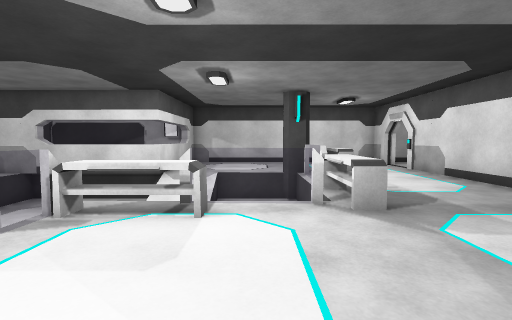
View 1 (above)

18 first-person views from a walk through a 3-D level made in the Unity game engine. The camera is 1.2 m above the floor, tilts 4° down and sees 85° across. The floor is counted in squares, 1 m on a side. Each view is taken from the middle of a square. On the plan, view 1 faces up. The plan holds only what a view shows up to about 13 squares ahead; the rest is blank. The place goes on beyond the plan. The player is left out. Some animated figures are not drawn.

View 2
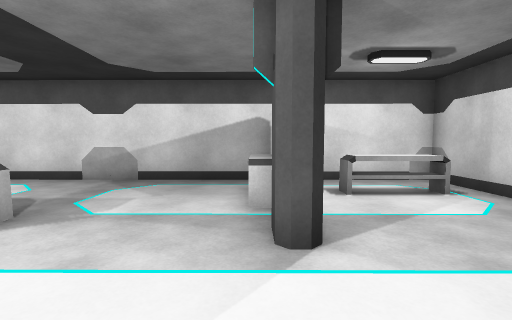

View 3
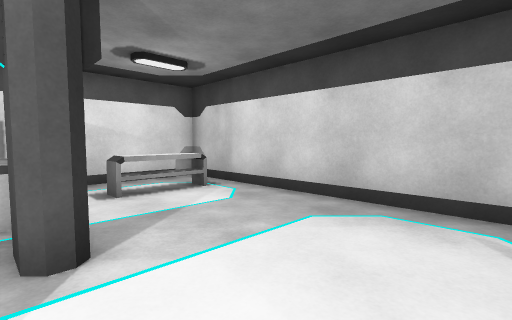

View 4
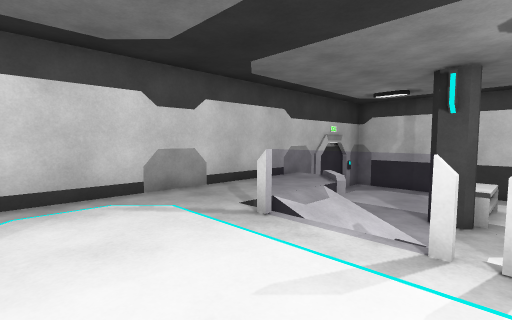

View 5
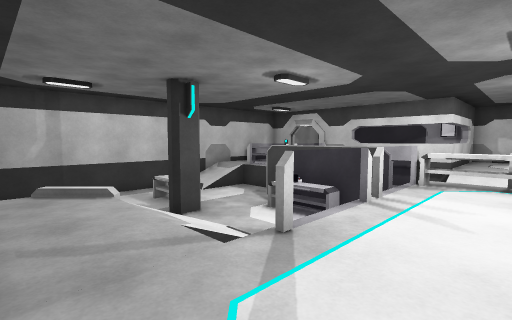

View 6
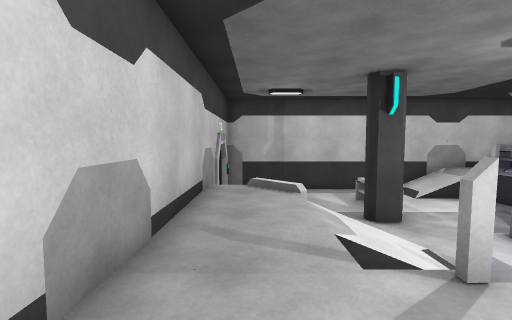

View 7
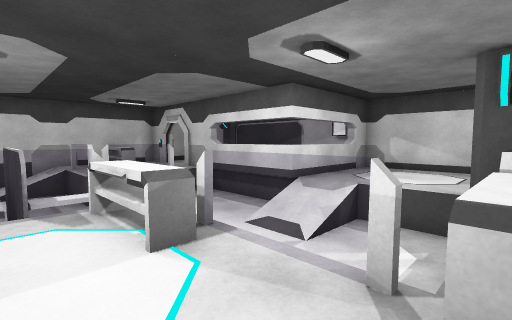

View 8
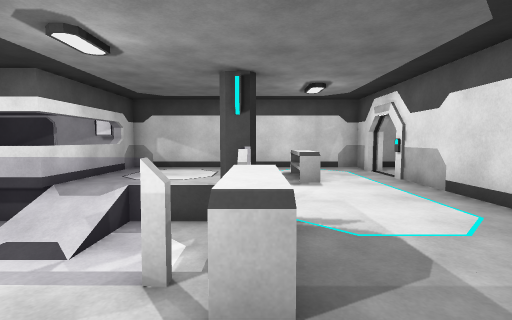

View 9
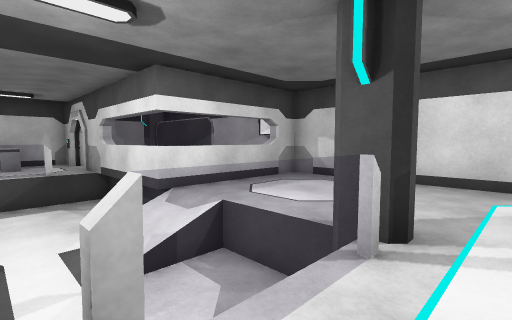

View 10
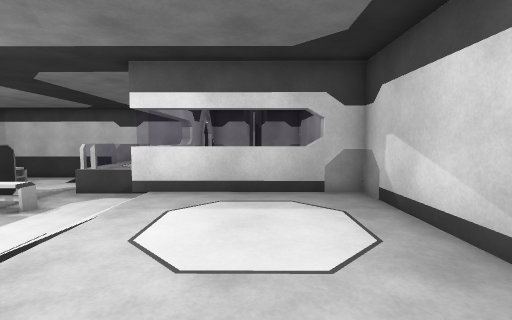

View 11
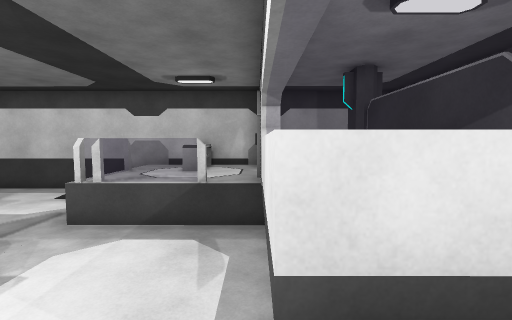

View 12
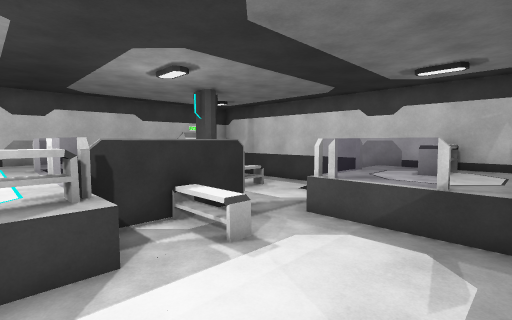

View 13
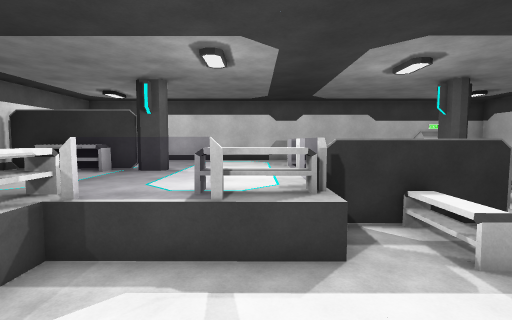

View 14
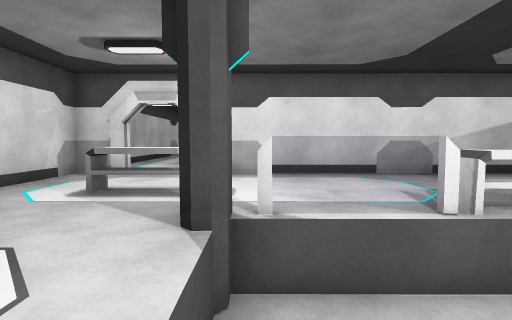

View 15
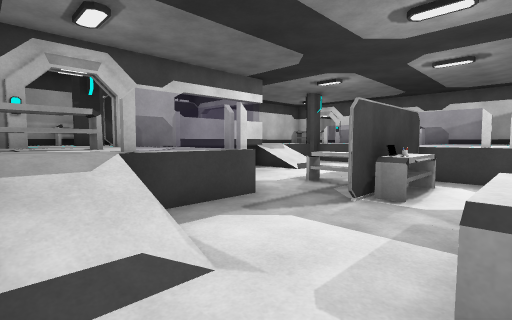

View 16
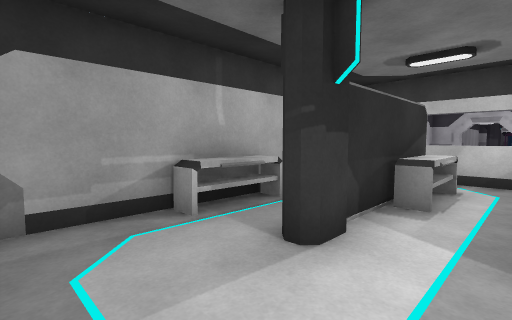

View 17
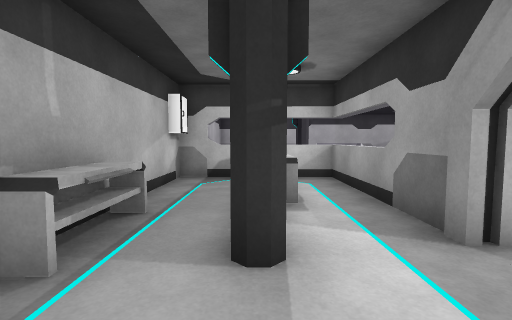

View 18
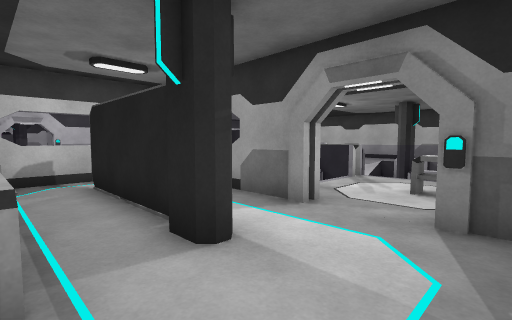

### Floor plan
Key: @ floor where view 1 was taken; # wall or solid block; x gap in a wall; . main floor; - floor 1 m lower than the main floor; / step, stairs or slope; = window, fence, low wall or low ledge; C column; T table; B box; O other object.
Columns run from 14 left of view 1 to 8 right of it. Each row starts with its distance up from view 1.
 16  ######################
 15  ...TT...B#..........#.
 14 #.........=..........x.
 13 #...C####T=.......T..
 12 #......TT.=.......T..x
 11 #.........=.....C.T..#
 10 ##...##===#//---#....#
  9 #....=-----//---=....#
  8 #TTT.=----------=....#
  7 #....=----------T....#
  6 #..===--T-------T....#
  5 #//-----T--TT===T....#
  4 #//----#T-==T........#
  3 #------OOT#=.........#
  2 #----------=.........#
  1 #--TTC---  =...C#TTT##
  0 #-------//-...@....  #
 -1 #-------//-=......T..#
 -2 #-----/=..=.......TT.#
 -3 #---- /...........T..#
 -4 #---- ...............#
 -5  #####################

Positions as (right, up) in squares from view 1, and headings:
1: (0, 0), facing up
2: (-2, 1), facing right
3: (-2, 1), facing down-right
4: (0, 2), facing down-left
5: (-1, -4), facing up-left
6: (-1, -3), facing left
7: (2, 3), facing up-left
8: (2, 3), facing up
9: (3, 7), facing up-left
10: (3, 13), facing left
11: (-2, 10), facing left
12: (-2, 10), facing down-left
13: (-2, 10), facing down
14: (-2, 10), facing right
15: (-13, 1), facing up-right
16: (-13, 11), facing up-right
17: (-13, 13), facing right
18: (-13, 15), facing down-right
